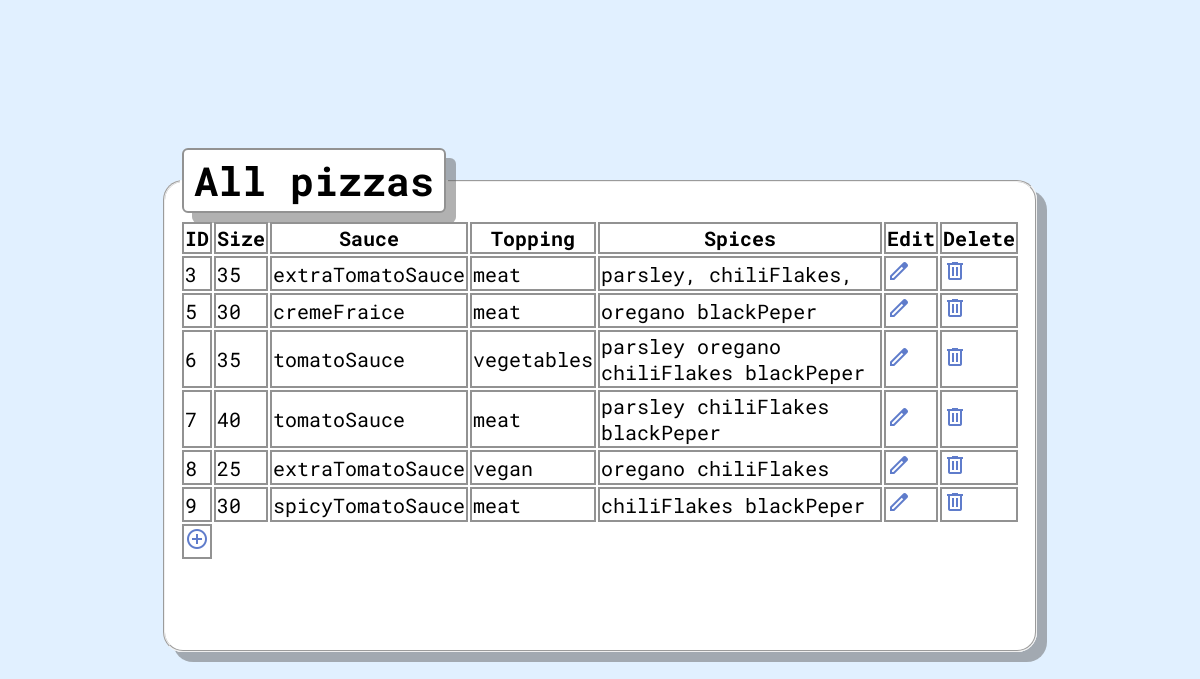
The page / on the database its author committed.
### tables this page shows
CREATE TABLE IF NOT EXISTS `pizzas` (
  `id` int NOT NULL AUTO_INCREMENT,
  `size` int NOT NULL,
  `sauce` varchar(20) NOT NULL,
  `topping` varchar(15) NOT NULL,
  `spices` varchar(50) NOT NULL,
  PRIMARY KEY (`id`)
);

### phpFiles/read.php (called while the page is built)
<?php
function retInfo(){
    include('config.php');
    $dsn = "mysql:host=$dbHost;dbname=$dbName;charset=UTF8";
    try {
        $pdo = new PDO($dsn, $dbUser, $dbPass);
    } catch(PDOException $e){
        echo $e->getMessage();
    }
    $sql = "SELECT * FROM pizzas";
    $statement = $pdo->prepare($sql);
    $statement->execute();
    $result = $statement->fetchAll(PDO::FETCH_OBJ);
    return $result;
}

### index.php (the view, shortened to what this page needs)
<!DOCTYPE html>
<html lang="en">
<head>
    <link rel="stylesheet" href="style.css">
</head>
<body>
    <fieldset class="scroll">
        <legend>
            <h1>All pizzas</h1>
        </legend>
        <table>
            <tr>
                <th>ID</th>
                <th>Size</th>
                <th>Sauce</th>
                <th>Topping</th>
                <th>Spices</th>
                <th>Edit</th>
                <th>Delete</th>
            </tr>
            <?php
                include("phpFiles/read.php");
                $allPizzas = retInfo();
                foreach($allPizzas as $pizza){
                    echo "<tr>";
                        echo "<td>$pizza->id</td>";
                        echo "<td>$pizza->size</td>";
                        echo "<td>$pizza->sauce</td>";
                        echo "<td>$pizza->topping</td>";
                        echo "<td>$pizza->spices</td>";
                        echo "<td><a href='editForm.php?id=$pizza->id'><span class='material-symbols-outlined'>edit</span></a></td>";
                        echo "<td><a href='phpFiles/delete.php?id=$pizza->id'><span class='material-symbols-outlined'>delete</span></a></td>";
                    echo "</tr>";
                }
            ?>
            <tr>
                <td><a href="createForm.php"><span class='material-symbols-outlined'>add_circle</span></a></td>
            </tr>
        </table>
    </fieldset>
</body>
</html>

### style.css (style rules this page uses)
html { font-size: 20px; }
body { background-color: rgb(225, 240, 255); font-family: 'Roboto Mono', monospace; height: 100vh; margin: 0; padding: 0; display: flex; justify-content: space-evenly; align-items: center; }
body > fieldset { width: 70%; height: 60vh; background-color: white; border-radius: 1rem; box-shadow: .5rem .5rem 0 rgba(101, 101, 101, 0.505); }
body > fieldset.scroll { overflow-y: scroll; }
h1 { margin: 0; padding: .2rem .5rem; background-color: white; border-radius: .3rem; border-style: solid; border-width: .1rem; border-color: rgb(146, 146, 146); box-shadow: .5rem .5rem 0 rgba(101, 101, 101, 0.505); }
table { width: 100%; }
tr { width: 100%; }
th, td { margin: 0; padding: 0.05; border-style: solid; border-width: .1rem; border-color: rgb(146, 146, 146); }
a { color: rgb(95, 124, 203); }

### rows shown on the page
pizzas: id "3", size "35", sauce "extraTomatoSauce", topping "meat", spices "parsley, chiliFlakes,"
pizzas: id "5", size "30", sauce "cremeFraice", topping "meat", spices "oregano blackPeper"
pizzas: id "6", size "35", sauce "tomatoSauce", topping "vegetables", spices "parsley oregano chiliFlakes blackPeper"
pizzas: id "7", size "40", sauce "tomatoSauce", topping "meat", spices "parsley chiliFlakes blackPeper"
pizzas: id "8", size "25", sauce "extraTomatoSauce", topping "vegan", spices "oregano chiliFlakes"
pizzas: id "9", size "30", sauce "spicyTomatoSauce", topping "meat", spices "chiliFlakes blackPeper"
